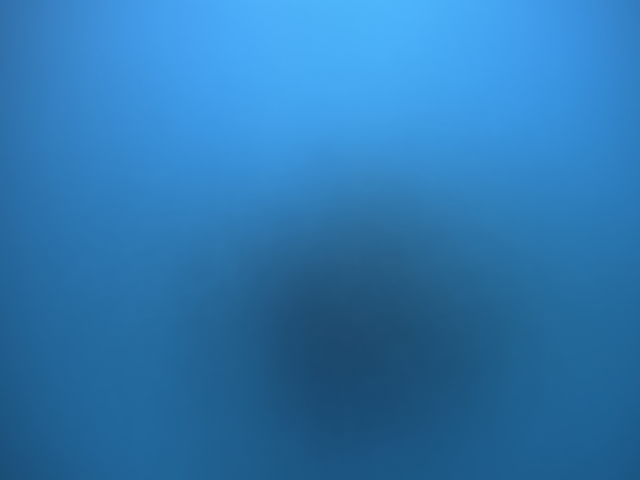
#> input picture meanImgs/backwards_average.png, 640 x 480 px; its folder holds 4 pictures in this run; the run also reads 1 picture not shown here
$ python luminosidade.py
#> lines starting #> are read from the running program, lines starting #| are printed output that depends on the picture

import os
from skimage import io
from skimage.color import rgb2gray

images_path = []

image_paths = os.listdir("meanImgs")
images = [io.imread("meanImgs/"+path) for path in image_paths]
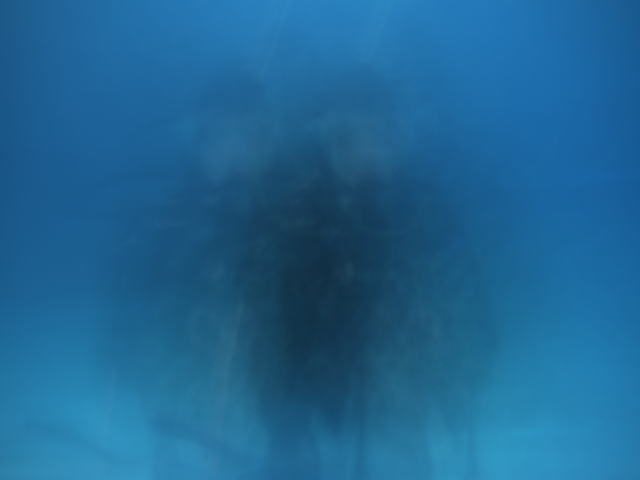
#> input picture meanImgs/boat_average.png, 640 x 480 px
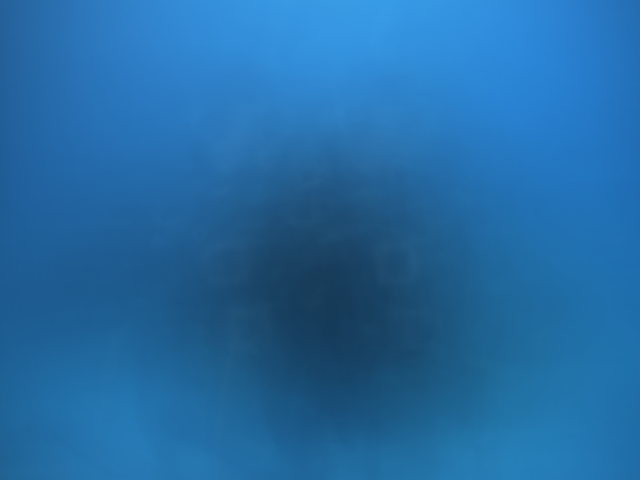
#> input picture meanImgs/carry_average.png, 640 x 480 px
#> images = 4 items

# Converte as imagens para escala de cinza
gray_images = [rgb2gray(image) for image in images]
#> gray_images = 4 items

# Calcula a média da luminosidade de cada imagem
mean_luminosity = [gray_image.mean() for gray_image in gray_images]
#> mean_luminosity = [0.423, 0.353, 0.378, 0.347]

# Exibe as médias de luminosidade
for i, path in enumerate(image_paths):
    print(f"A média de luminosidade da imagem {i+1} ({path}) é {mean_luminosity[i]:.2f}")
#> this loop made 4 passes
#| A média de luminosidade da imagem 1 (backwards_average.png) é 0.42
#| A média de luminosidade da imagem 2 (boat_average.png) é 0.35
#| A média de luminosidade da imagem 3 (carry_average.png) é 0.38
#| A média de luminosidade da imagem 4 (down_average.png) é 0.35

soma = 0
for luminosidade in mean_luminosity:
    soma+=luminosidade
#> this loop made 4 passes
#> (luminosidade, soma) on passes 1 to 4: (0.423, 0.423), (0.353, 0.775), (0.378, 1.15), (0.347, 1.5)
#> after the loop, soma = 1.5

media = soma/len(mean_luminosity)
#> media = 0.375
print(f"A média da luminosidade de todas as imagens é:{media:.2f}")
#| A média da luminosidade de todas as imagens é:0.38
